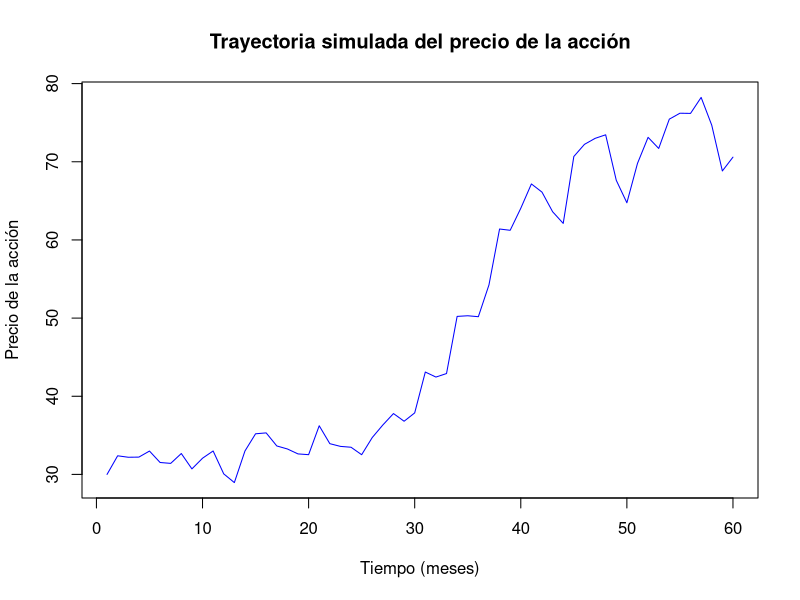
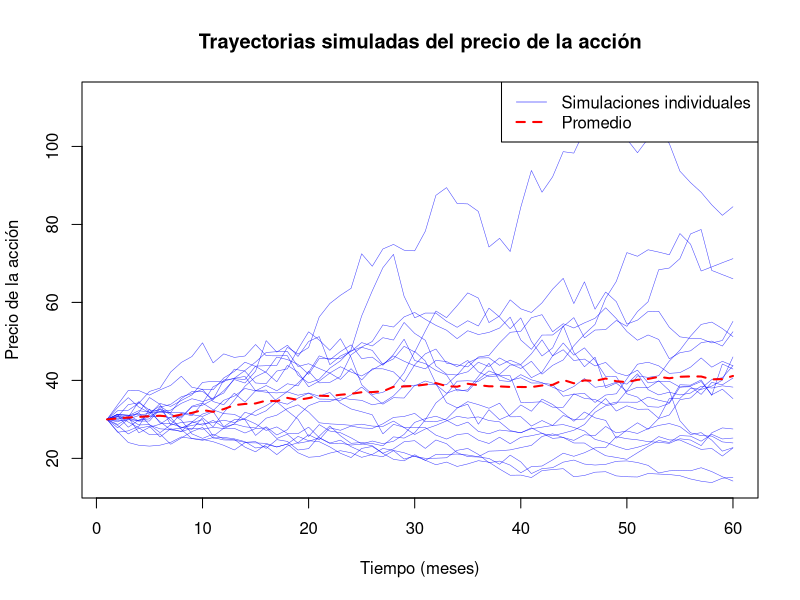
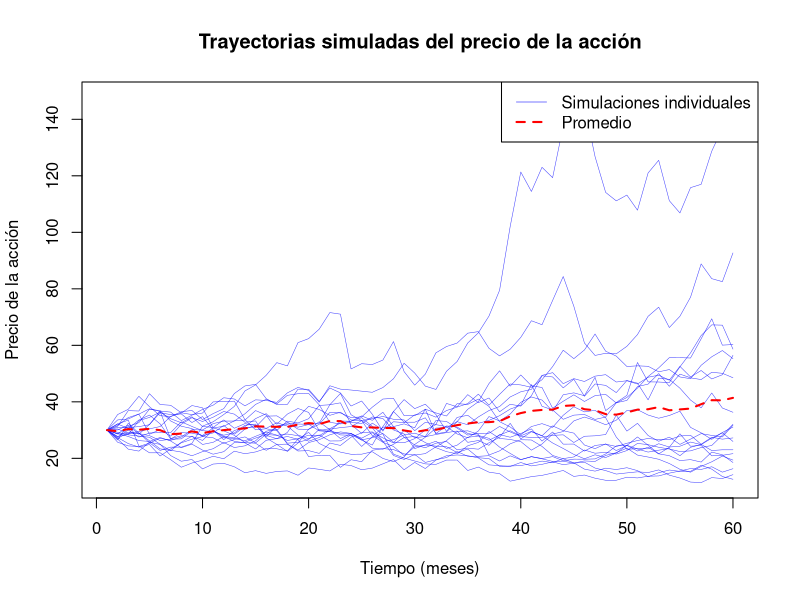
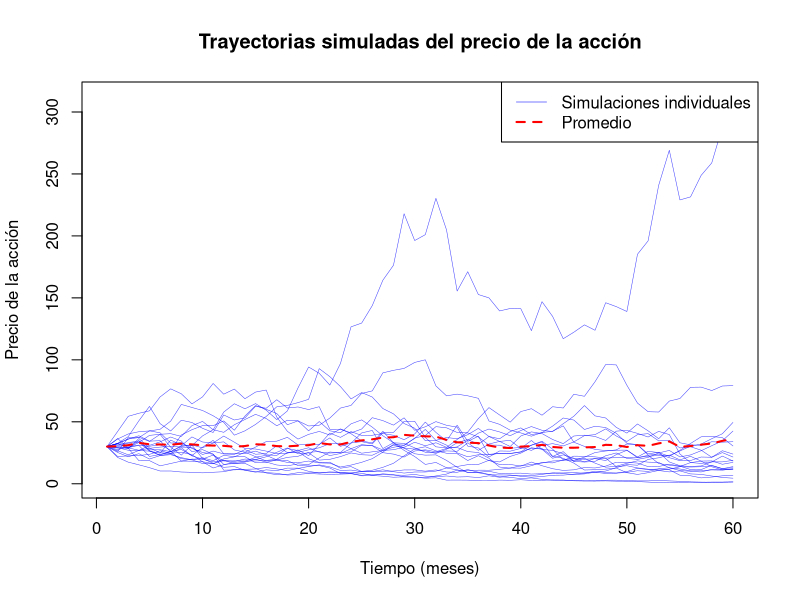
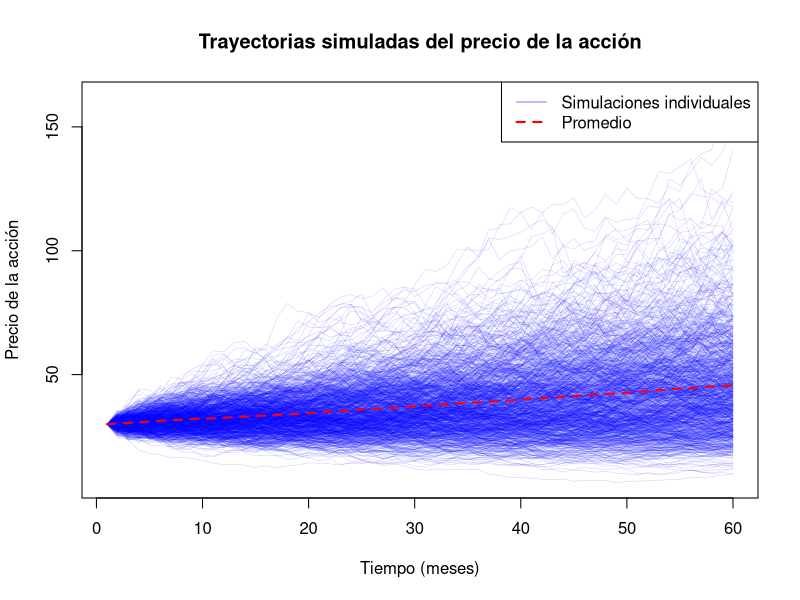

Recreate these plots in R, in order.
## ---- chunk 1
# Datos
mu <- 0.09
sigma <- 0.2
dt <- 1 / 12
t <- 5

S <- numeric(t * (1 / dt))
S[1] <- 30

# Simulación de la trayectoria
for (i in 2:(t * (1 / dt))) {
  S[i] <- S[i - 1] * (1 + mu * dt + sigma * rnorm(1) * sqrt(dt))
}

plot(1:(t * (1 / dt)), S, type = "l", col = rgb(0, 0, 1), lwd = 1,
     xlab = "Tiempo (meses)", ylab = "Precio de la acción",
     main = "Trayectoria simulada del precio de la acción",
     ylim = range(S))
## ---- chunk 2
S
## ---- chunk 3
mean(S)
## ---- chunk 4
30 * (1 + 0.09) ^ 5
## ---- chunk 5
n_sim <- 20

S <- matrix(0, nrow = t * (1 / dt), ncol = n_sim)
S[1, ] <- 30

for (j in 1:n_sim) {
  for (i in 2:(t * (1 / dt))) {
    S[i, j] <- S[i - 1, j] * (1 + mu * dt + sigma * rnorm(1) * sqrt(dt))
  }
}

plot(1:(t * (1 / dt)), S[, 1], type = "l", col = rgb(0, 0, 1, 0.75), lwd = 0.5,
     xlab = "Tiempo (meses)", ylab = "Precio de la acción",
     main = "Trayectorias simuladas del precio de la acción",
     ylim = range(S))

for (j in 2:n_sim) {
  lines(1:(t * (1 / dt)), S[, j], col = rgb(0, 0, 1, 0.75), lwd = 0.5)
}

lines(1:(t * (1 / dt)), rowMeans(S), col = "red", lwd = 2, lty = 2)
legend("topright", legend = c("Simulaciones individuales", "Promedio"),
       col = c(rgb(0, 0, 1, 0.5), "red"), lty = c(1, 2), lwd = c(1, 2))
## ---- chunk 6
sigma <- 0.3

S <- matrix(0, nrow = t * (1 / dt), ncol = n_sim)
S[1, ] <- 30

for (j in 1:n_sim) {
  for (i in 2:(t * (1 / dt))) {
    S[i, j] <- S[i - 1, j] * (1 + mu * dt + sigma * rnorm(1) * sqrt(dt))
  }
}

plot(1:(t * (1 / dt)), S[, 1], type = "l", col = rgb(0, 0, 1, 0.75), lwd = 0.5,
     xlab = "Tiempo (meses)", ylab = "Precio de la acción",
     main = "Trayectorias simuladas del precio de la acción",
     ylim = range(S))

for (j in 2:n_sim) {
  lines(1:(t * (1 / dt)), S[, j], col = rgb(0, 0, 1, 0.75), lwd = 0.5)
}

lines(1:(t * (1 / dt)), rowMeans(S), col = "red", lwd = 2, lty = 2)
legend("topright", legend = c("Simulaciones individuales", "Promedio"),
       col = c(rgb(0, 0, 1, 0.5), "red"), lty = c(1, 2), lwd = c(1, 2))
## ---- chunk 7
sigma <- 0.5

S <- matrix(0, nrow = t * (1 / dt), ncol = n_sim)
S[1, ] <- 30

for (j in 1:n_sim) {
  for (i in 2:(t * (1 / dt))) {
    S[i, j] <- S[i - 1, j] * (1 + mu * dt + sigma * rnorm(1) * sqrt(dt))
  }
}

plot(1:(t * (1 / dt)), S[, 1], type = "l", col = rgb(0, 0, 1, 0.75), lwd = 0.5,
     xlab = "Tiempo (meses)", ylab = "Precio de la acción",
     main = "Trayectorias simuladas del precio de la acción",
     ylim = range(S))

for (j in 2:n_sim) {
  lines(1:(t * (1 / dt)), S[, j], col = rgb(0, 0, 1, 0.75), lwd = 0.5)
}

lines(1:(t * (1 / dt)), rowMeans(S), col = "red", lwd = 2, lty = 2)
legend("topright", legend = c("Simulaciones individuales", "Promedio"),
       col = c(rgb(0, 0, 1, 0.5), "red"), lty = c(1, 2), lwd = c(1, 2))
## ---- chunk 8
mu <- 0.09
sigma <- 0.2
dt <- 1 / 12
t <- 5
n_sim <- 1000

S <- matrix(0, nrow = t * (1 / dt), ncol = n_sim)
S[1, ] <- 30

for(j in 1:n_sim) {
  for (i in 2:(t * (1 / dt))) {
    S[i, j] <- S[i - 1, j] * (1 + mu * dt + sigma * rnorm(1) * sqrt(dt))
  }
}

plot(1:(t * (1 / dt)), S[, 1], type = "l", col = rgb(0, 0, 1, 0.2), lwd = 0.5,
     xlab = "Tiempo (meses)", ylab = "Precio de la acción",
     main = "Trayectorias simuladas del precio de la acción",
     ylim = range(S))  # Ajustar el rango del eje y

for (j in 2:n_sim) {
  lines(1:(t * (1 / dt)), S[, j], col = rgb(0, 0, 1, 0.2), lwd = 0.5)
}

# Resaltar la trayectoria promedio
lines(1:(t * (1 / dt)), rowMeans(S), col = "red", lwd = 2, lty = 2)
legend("topright", legend = c("Simulaciones individuales", "Promedio"),
       col = c(rgb(0, 0, 1, 0.5), "red"), lty = c(1, 2), lwd = c(1, 2))
